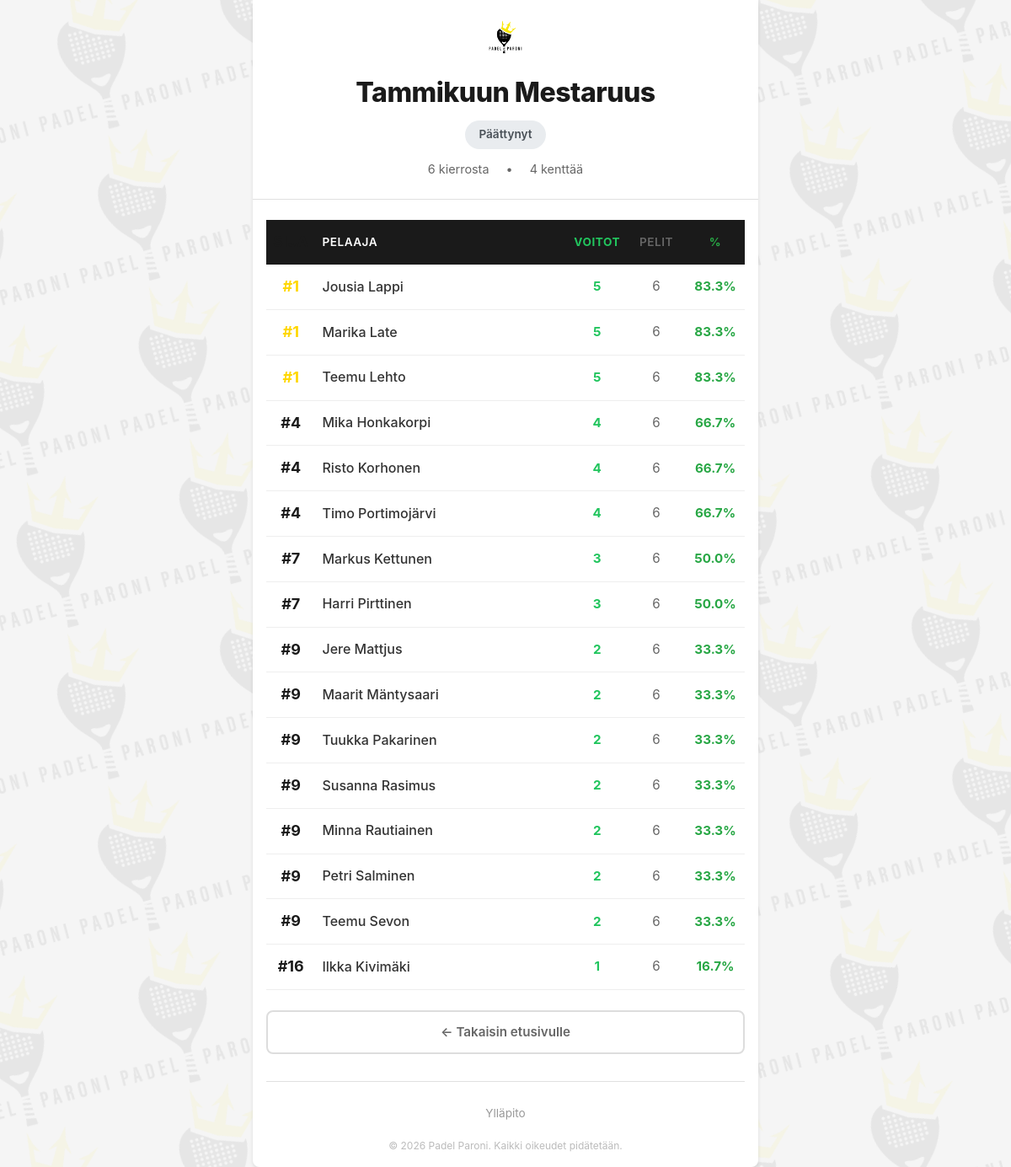
Page /tournament/70/leaderboard on the committed database.
### tables this page shows
CREATE TABLE tournaments (
            id INTEGER PRIMARY KEY AUTOINCREMENT,
            name TEXT NOT NULL,
            num_courts INTEGER NOT NULL,
            status TEXT DEFAULT 'setup',
            created_at TIMESTAMP DEFAULT CURRENT_TIMESTAMP
        , season_id INTEGER REFERENCES seasons(id), completed_at TIMESTAMP NULL, archived_at TIMESTAMP NULL, court_labels TEXT);

CREATE TABLE player_registry (
            id INTEGER PRIMARY KEY AUTOINCREMENT,
            first_name TEXT NOT NULL CHECK(length(trim(first_name)) > 0 AND length(first_name) <= 100),
            last_name TEXT NOT NULL CHECK(length(trim(last_name)) > 0 AND length(last_name) <= 100),
            created_at TIMESTAMP DEFAULT CURRENT_TIMESTAMP,
            UNIQUE(first_name, last_name)
        );

### app.py (the view)
@app.route('/tournament/<int:tournament_id>/leaderboard')
def leaderboard(tournament_id):
    db = get_db_connection()
    tournament = db.execute(
        'SELECT * FROM tournaments WHERE id = ?', (tournament_id,)
    ).fetchone()
    if not tournament:
        flash('Tournament not found')
        return redirect(url_for('index'))
    tournament_stats = db.execute(
        '''SELECT
            COUNT(DISTINCT r.id) as total_rounds
           FROM rounds r
           WHERE r.tournament_id = ?''',
        (tournament_id,)
    ).fetchone()
    players_raw = db.execute(
        '''SELECT
            pr.id,
            pr.first_name,
            pr.last_name,
            COUNT(DISTINCT CASE WHEN s.points > 0 THEN m.id END) as wins,
            COUNT(DISTINCT m.id) as matches_played,
            ROUND(
                CAST(COUNT(DISTINCT CASE WHEN s.points > 0 THEN m.id END) AS FLOAT) /
                NULLIF(COUNT(DISTINCT m.id), 0) * 100,
                1
            ) as win_rate
           FROM player_registry pr
           LEFT JOIN matches m ON (
               pr.id = m.player1_id OR
               pr.id = m.player2_id OR
               pr.id = m.player3_id OR
               pr.id = m.player4_id
           )
           LEFT JOIN rounds r ON m.round_id = r.id
           LEFT JOIN scores s ON (s.match_id = m.id AND s.player_id = pr.id)
           WHERE r.tournament_id = ? AND m.completed = 1
           GROUP BY pr.id, pr.first_name, pr.last_name
           ORDER BY wins DESC, win_rate DESC, pr.last_name ASC''',
        (tournament_id,)
    ).fetchall()
    players = []
    current_rank = 1
    for idx, player in enumerate(players_raw):
        if idx > 0:
            prev = players_raw[idx - 1]
            if player['wins'] != prev['wins'] or player['win_rate'] != prev['win_rate']:
                current_rank = idx + 1  # Account for gap
        player_dict = dict(player)
        player_dict['rank'] = current_rank
        players.append(player_dict)
    return render_template('leaderboard.html',
                          tournament=tournament,
                          tournament_stats=tournament_stats,
                          players=players)

### app.py (called while the page is built)
def get_db_connection():
    global _db_initialized
    if not _db_initialized:
        init_db()
        _db_initialized = True
        print("Database initialized successfully!")
    if 'db' not in g:
        g.db = get_db()
    return g.db

@app.before_request
def log_request_start():
    import time
    g.request_start_time = time.time()
    print(f"[REQ START] {request.method} {request.path}")

@app.after_request
def log_request_end(response):
    import time
    if hasattr(g, 'request_start_time'):
        duration = time.time() - g.request_start_time
        print(f"[REQ END] {request.method} {request.path} - {duration:.3f}s - {response.status_code}")
    return response

@app.before_request
def generate_csp_nonce():
    g.csp_nonce = base64.b64encode(secrets.token_bytes(16)).decode('utf-8')

@app.after_request
def add_security_headers(response):
    if response.content_type and 'text/html' in response.content_type:
        nonce = getattr(g, 'csp_nonce', '')
        csp = (
            f"default-src 'self'; "
            f"script-src 'self' 'nonce-{nonce}'; "
            f"style-src 'self' 'unsafe-inline'; "
            f"img-src 'self' data:; "
            f"form-action 'self'; "
            f"frame-ancestors 'none'"
        )
        response.headers['Content-Security-Policy'] = csp
    return response

@app.context_processor
def inject_csp_nonce():
    return {'csp_nonce': getattr(g, 'csp_nonce', '')}

### database.py (called while the page is built)
def get_db():
    try:
        from flask import current_app
        db_path = current_app.config.get('DATABASE', DATABASE)
    except (ImportError, RuntimeError):
        db_path = DATABASE
    uri_mode = db_path.startswith('file:')
    conn = sqlite3.connect(db_path, uri=uri_mode, timeout=10.0)
    conn.row_factory = sqlite3.Row  # Returns rows as dictionaries
    return conn

### templates/leaderboard.html (shortened to what this page needs)
<!DOCTYPE html>
<html lang="fi">
<head>
    <link rel="stylesheet" href="{{ url_for('static', filename='css/style.css') }}">
</head>
<body>
    <div class="container">
        <div class="page-header">
            <a href="{{ url_for('index') }}" style="text-decoration: none;">
                <img src="{{ url_for('static', filename='images/padel-paroni-logo.png') }}" alt="Padel Paroni">
            </a>
            <a href="{{ url_for('index') }}" style="text-decoration: none; color: inherit;">
                <h1>{{ tournament['name'] }}</h1>
            </a>
            <span class="status-badge {% if tournament['status'] == 'completed' %}completed{% else %}active{% endif %}">
                {% if tournament['status'] == 'completed' %}Päättynyt{% else %}Käynnissä{% endif %}
            </span>
            <div class="tournament-meta">
                <span>{{ tournament_stats['total_rounds'] }} kierros{% if tournament_stats['total_rounds'] != 1 %}ta{% endif %}</span>
                <span>&bull;</span>
                <span>{{ tournament['num_courts'] }} kenttä{% if tournament['num_courts'] != 1 %}ä{% endif %}</span>
            </div>
        </div>
        {% if players %}
        <table class="leaderboard">
            <thead>
                <tr>
                    <th class="rank">Sija</th>
                    <th>Pelaaja</th>
                    <th class="wins">Voitot</th>
                    <th class="matches">Pelit</th>
                    <th class="win-rate">%</th>
                </tr>
            </thead>
            <tbody>
                {% for player in players %}
                <tr>
                    <td class="rank {% if player['rank'] <= 3 %}rank-{{ player['rank'] }}{% endif %}">#{{ player['rank'] }}</td>
                    <td class="player-name">{{ player['first_name'] }} {{ player['last_name'] }}</td>
                    <td class="wins">{{ player['wins'] }}</td>
                    <td class="matches">{{ player['matches_played'] }}</td>
                    <td class="win-rate">
                        {% if player['win_rate'] %}
                            {{ player['win_rate'] }}%
                        {% else %}
                            -
                        {% endif %}
                    </td>
                </tr>
                {% endfor %}
            </tbody>
        </table>
        {% else %}
        <div class="empty-state">
            <p>Ei vielä pelattuja otteluita.</p>
        </div>
        {% endif %}
        <div class="actions">
            {% if tournament['status'] != 'completed' %}
            <a href="{{ url_for('active_tournament', tournament_id=tournament['id']) }}" class="btn-primary-action">
                Takaisin turnaukseen
            </a>
            {% else %}
            <a href="{{ url_for('index') }}" class="btn-secondary-action">
                ← Takaisin etusivulle
            </a>
            {% endif %}
        </div>
        <div class="page-footer">
            <a href="{{ url_for('admin_dashboard') }}" target="_blank" class="admin-link">Ylläpito</a>
            <div class="copyright">© 2026 Padel Paroni. Kaikki oikeudet pidätetään.</div>
        </div>
    </div>
</body>
</html>

### static/css/style.css (style rules this page uses)
* { margin: 0; padding: 0; box-sizing: border-box; }
body { font-family: -apple-system, BlinkMacSystemFont, 'Segoe UI', Roboto, Oxygen, Ubuntu, Cantarell, sans-serif; background: #f5f5f5; padding: 10px; line-height: 1.6; color: #333; position: relative; }
body::before { content: ''; position: fixed; top: 50%; left: 50%; transform: translate(-50%, -50%); width: 300px; height: 300px; background-image: url('../images/padel-paroni-logo.png'); background-size: contain; background-repeat: no-repeat; background-position: center; opacity: 0.06; pointer-events: none; z-index: -1; }
.container { max-width: 600px; margin: 0 auto; background: white; padding: 20px; border-radius: 8px; box-shadow: 0 2px 4px rgba(0,0,0,0.1); }
h1 { color: #2c3e50; margin-bottom: 10px; font-size: 28px; }
.matches { margin: 20px 0; }
.actions { margin-top: 15px; }
.leaderboard { width: 100%; border-collapse: collapse; margin: 20px 0; }
.leaderboard th { background: #3498db; color: white; padding: 12px; text-align: left; font-weight: 600; }
.leaderboard td { padding: 12px; border-bottom: 1px solid #ddd; }
.leaderboard .rank { font-weight: bold; width: 60px; color: #3498db; font-size: 18px; }
.leaderboard .player-name { font-size: 16px; }
.leaderboard .matches { width: 80px; text-align: center; color: #666; }
.leaderboard .win-rate { width: 80px; text-align: center; color: #28a745; font-weight: bold; }
@media (min-width: 768px) { .container { padding: 30px; } }
@media (min-width: 768px) { h1 { font-size: 32px; } }
.admin-link { color: #666; font-size: 0.9em; text-decoration: none; }

### templates/leaderboard.html (style rules this page uses)
body { margin: 0; padding: 0; background: #f5f5f5; }
body::before { display: none; }
.container { max-width: 600px; margin: 0 auto; padding: 1rem; background: white; position: relative; z-index: 1; min-height: 100vh; }
.page-header { background: white; padding: 1.5rem 1rem; text-align: center; border-bottom: 1px solid #e0e0e0; margin: -1rem -1rem 1.5rem -1rem; }
.page-header img { height: 40px; width: auto; margin-bottom: 0.75rem; }
.page-header h1 { font-size: 2rem; font-weight: 800; color: #1a1a1a; margin: 0 0 0.5rem 0; letter-spacing: -0.5px; }
.status-badge { display: inline-block; padding: 0.4rem 1rem; border-radius: 20px; font-size: 0.85rem; font-weight: 600; }
.status-badge.completed { background: #e9ecef; color: #495057; }
.tournament-meta { color: #666; font-size: 0.9rem; margin-top: 0.75rem; }
.tournament-meta span { margin: 0 0.5rem; }
.leaderboard { width: 100%; border-collapse: collapse; margin: 0 0 1.5rem 0; }
.leaderboard th { background: #1a1a1a; color: white; padding: 0.75rem 0.5rem; text-align: left; font-weight: 600; font-size: 0.85rem; text-transform: uppercase; letter-spacing: 0.5px; }
.leaderboard td { padding: 0.75rem 0.5rem; border-bottom: 1px solid #eee; font-size: 0.95rem; }
.leaderboard .rank { font-weight: 700; color: #1a1a1a; width: 50px; text-align: center; }
.leaderboard .rank-1 { color: #FFD700; }
.leaderboard .player-name { font-weight: 500; }
.leaderboard .wins, .leaderboard .matches, .leaderboard .win-rate { text-align: center; width: 70px; }
.leaderboard .wins { font-weight: 700; color: #22c55e; }
.actions { display: flex; flex-direction: column; gap: 0.5rem; margin-bottom: 1rem; }
.btn-secondary-action { display: block; width: 100%; padding: 0.75rem; min-height: 48px; background: white; color: #666; text-decoration: none; text-align: center; border-radius: 8px; font-size: 0.95rem; font-weight: 600; border: 2px solid #ddd; cursor: pointer; box-sizing: border-box; }
.page-footer { margin-top: 2rem; padding-top: 1.5rem; border-top: 1px solid #e0e0e0; text-align: center; }
.page-footer .admin-link { color: #999; text-decoration: none; font-size: 0.85rem; }
.page-footer .copyright { margin-top: 1rem; color: #bbb; font-size: 0.75rem; }

### rows in the picture
tournaments: name "Tammikuun Mestaruus", num_courts "4"
player_registry: rank "1", first_name "Jousia", last_name "Lappi", wins "5", matches_played "6", win_rate "83.3"
player_registry: rank "1", first_name "Marika", last_name "Late", wins "5", matches_played "6", win_rate "83.3"
player_registry: rank "1", first_name "Teemu", last_name "Lehto", wins "5", matches_played "6", win_rate "83.3"
player_registry: rank "4", first_name "Mika", last_name "Honkakorpi", wins "4", matches_played "6", win_rate "66.7"
player_registry: rank "4", first_name "Risto", last_name "Korhonen", wins "4", matches_played "6", win_rate "66.7"
player_registry: rank "4", first_name "Timo", last_name "Portimojärvi", wins "4", matches_played "6", win_rate "66.7"
player_registry: rank "7", first_name "Markus", last_name "Kettunen", wins "3", matches_played "6", win_rate "50.0"
player_registry: rank "7", first_name "Harri", last_name "Pirttinen", wins "3", matches_played "6", win_rate "50.0"
player_registry: rank "9", first_name "Jere", last_name "Mattjus", wins "2", matches_played "6", win_rate "33.3"
player_registry: rank "9", first_name "Maarit", last_name "Mäntysaari", wins "2", matches_played "6", win_rate "33.3"
player_registry: rank "9", first_name "Tuukka", last_name "Pakarinen", wins "2", matches_played "6", win_rate "33.3"
player_registry: rank "9", first_name "Susanna", last_name "Rasimus", wins "2", matches_played "6", win_rate "33.3"
player_registry: rank "9", first_name "Minna", last_name "Rautiainen", wins "2", matches_played "6", win_rate "33.3"
player_registry: rank "9", first_name "Petri", last_name "Salminen", wins "2", matches_played "6", win_rate "33.3"
player_registry: rank "9", first_name "Teemu", last_name "Sevon", wins "2", matches_played "6", win_rate "33.3"
player_registry: rank "16", first_name "Ilkka", last_name "Kivimäki", wins "1", matches_played "6", win_rate "16.7"

### other values in the picture
{{ tournament_stats['total_rounds'] }} "6"
